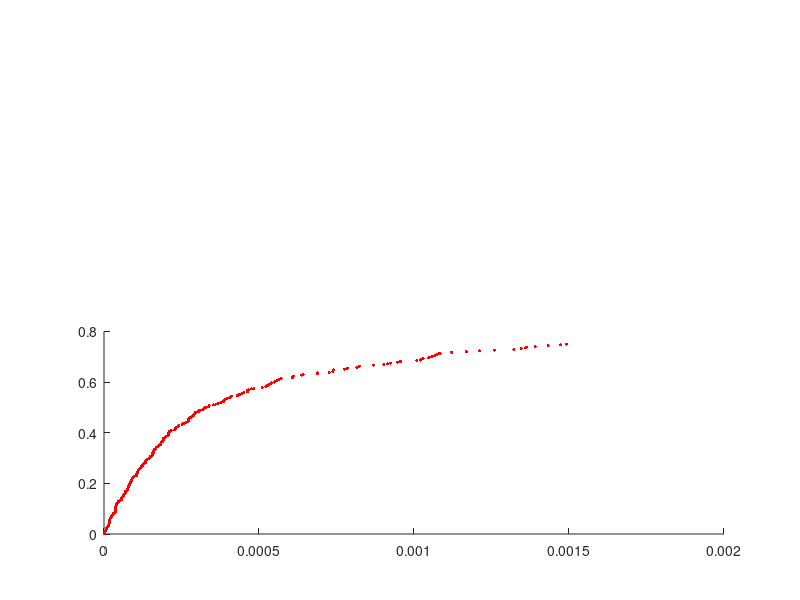

MATLAB code for this plot: (Note: this script raises an error after producing the figure.)
clearvars;
close all;

% This code is meant to track a single protein (RAD51 only, no
% competition) that binds to and unbinds from a ssDNA lattice at low
% concentrations. Rather than having a constant concentration over time,
% individual protein populations will be tracked. This utilizes the SSA for
% stochastic simulations. Now cooperativity will be included, but still no
% competition.

N = 1000;    %length of ssDNA
n = 3;  %length of protein (RAD51)

MaxEvents = 250;   %maximum number of events to occur
InitialFree = 1000;    %initial number of proteins that are around the lattice

k_on = 1;   %kinetic rate constant for protein binding
k_off = 1;  %kinetic rate constant for protein unbinding
w = 1;  %cooperativity constant

% Memory Allocation
X_Locations = zeros(3,MaxEvents);   %number of free locations on the DNA lattice over time
X_Free = zeros(1,MaxEvents);    %number of free proteins with each event
X_Free(1) = InitialFree;    %records initial amount of free proteins
X_Bound = zeros(1,MaxEvents);   %number of bound proteins on the lattice with each event (lattice is initially empty)
Populations = zeros(3,MaxEvents);   %combined array tracking populations of bound/free proteins and free locations
a_P = zeros(4,MaxEvents);   %propensity functions
t = zeros(1,MaxEvents+1); %time tracker
dt = zeros(1,MaxEvents);    %records each time interval in the simulation
EventHistory = zeros(4,MaxEvents);  %records where each event occurs at each step
    % 1 - Isolated Binding
    % 2 - Singly Contiguous Binding
    % 3 - Doubly Contiguous Binding
    % 4 - Unbinding
FracCover = zeros(1,MaxEvents+1);   %tracks saturation of ssDNA lattice

DNA = zeros(1,N);   %ssDNA lattice
BoundAtSpot = zeros(1,N);   %used to record where proteins are bound

Event = 0;  %counts number of events which have occured
for i = 1:MaxEvents
    Event = Event+1;    %increases event counter
    
    % Location Counter %%%%%%%%%%%%%%%%%%%%%%%%%%%%%%%%%%%%%%%%%%%%%%%%%%%%
    clear LeftEdges RightEdges GapSize AvailablePerGap DC_AvailableLocations SC_AvailableLocations I_AvailableLocations
    AvailableLocations = [];    %initializes an array to track available locations
    LeftEdges = find(diff([1 DNA 1]) == -1);    %all left edges of any gaps
    RightEdges = find(diff([1 DNA 1]) == 1);    %all right edges of any gaps
    GapSize = RightEdges-LeftEdges; %gap size of each gap on the lattice
    LeftEdges(GapSize < n) = [];    %clears position of any gap that is too small for binding
    GapSize(GapSize < n) = [];      %clears any gap that is too small for binding
    AvailablePerGap = GapSize-(n-1);    %number of available spaces per gap
    for a = 1:numel(GapSize)
        AvailableLocations = [AvailableLocations,LeftEdges(a):1:LeftEdges(a)+AvailablePerGap(a)-1]; %all available binding locations
    end
    DC_AvailableLocations = LeftEdges(GapSize == n);    %list of all doubly contiguous binding locations
    DC_AvailableLocations(DC_AvailableLocations == 1 | DC_AvailableLocations == N-(n-1)) = [];  %clears first and last position of lattice from DC
    
    SC_AvailableLocations = sort([AvailableLocations(diff([0,diff(AvailableLocations) == 1,0])>0),AvailableLocations(diff([0,diff(AvailableLocations) == 1,0])<0)]);    %calcualtes positon of all SC locations
    if ismember(1,SC_AvailableLocations)==1 && DNA(n) == 0  %if first location isn't really SC
        SC_AvailableLocations(SC_AvailableLocations==1) = [];   %...clear it
    end
    if ismember(N-(n-1),SC_AvailableLocations)==1 && DNA(N-n) == 0  %do the same thing with the last location on the lattice
        SC_AvailableLocations(SC_AvailableLocations==N-(n-1)) = [];
    end
    
    I_AvailableLocations = AvailableLocations(~ismember(AvailableLocations,DC_AvailableLocations)); %removes DC locations from available list of isolated locations
    I_AvailableLocations = I_AvailableLocations(~ismember(I_AvailableLocations,SC_AvailableLocations)); %removes SC locations from available list
    
    X_Locations(:,Event) = [numel(I_AvailableLocations);numel(SC_AvailableLocations);numel(DC_AvailableLocations)]; %number of free locations on the lattice
        %1 - Isolated
        %2 - Singly Contiguous
        %3 - Doubly Contiguous
    X_Bound(Event) = numel(find(BoundAtSpot == 1)); %number of proteins bound to the lattice
    BoundLocations = find(BoundAtSpot == 1);    %list of locations where proteins are bound
    %%%%%%%%%%%%%%%%%%%%%%%%%%%%%%%%%%%%%%%%%%%%%%%%%%%%%%%%%%%%%%%%%%%%%%%
    a_P(:,Event) = [k_on*X_Locations(1,Event)*X_Free(Event);k_on*X_Locations(2,Event)*X_Free(Event)*w;k_on*X_Locations(3,Event)*X_Free(Event)*(w^2);k_off*X_Bound(Event)];
        % 1 - Binding Reaction (I)
        % 2 - Binding Reaction (SC)
        % 3 - Binding Reaction (DC)
        % 4 - Unbinding Reaction
    Rands = [rand,rand];    %random numbers for Monte Carlo step
    dt(Event) = (1/sum(a_P(:,Event)))*log(1/Rands(1));   %time step calculation
    
    if Rands(2)*sum(a_P(:,Event)) < a_P(1,Event)    %isolated binding reactions (via SSA)
        I_BindLocation = I_AvailableLocations(randi(numel(I_AvailableLocations)));   %selects random location for binding
        DNA(I_BindLocation:I_BindLocation+(n-1)) = 1;   %binds protein
        X_Free(Event+1) = X_Free(Event)-1;  %updates free protein tracker (decrease by 1)
        BoundAtSpot(I_BindLocation) = 1;  %records where proteins are bound
        EventHistory(1,Event) = I_BindLocation;   %records where event happened
    elseif Rands(2)*sum(a_P(:,Event)) < sum(a_P(1:2,Event))    %singly contiguous binding reaction
        SC_BindLocation = SC_AvailableLocations(randi(numel(SC_AvailableLocations)));   %selects random location for binding
        DNA(SC_BindLocation:SC_BindLocation+(n-1)) = 1; %binds protein
        X_Free(Event+1) = X_Free(Event)-1;  %updates free protein tracker
        BoundAtSpot(SC_BindLocation) = 1;   %records where protein is now bound
        EventHistory(2,Event) = SC_BindLocation;    %records where the event happened
    elseif Rands(2)*sum(a_P(:,Event)) < sum(a_P(1:3,Event))    %doubly contiguous binding event
        DC_BindLocation = DC_AvailableLocations(randi(numel(DC_AvailableLocations)));   %selects random location for binding
        DNA(DC_BindLocation:DC_BindLocation+(n-1)) = 1; %binds protein
        X_Free(Event+1) = X_Free(Event)-1;  %updates free protein tracker
        BoundAtSpot(DC_BindLocation) = 1;   %records where protein is now bound
        EventHistory(3,Event) = DC_BindLocation;    %records where the event happened
    else   %unbinding reaction
        UnbindLocation = BoundLocations(randi(X_Bound(Event)));     %selects random protein to unbind from lattice
        DNA(UnbindLocation:UnbindLocation+(n-1)) = 0;   %unbinds protein
        X_Free(Event+1) = X_Free(Event)+1;  %updates free protein tracker (increase by 1)
        BoundAtSpot(UnbindLocation) = 0;    %updates BoundAtSpot
        EventHistory(4,Event) = UnbindLocation;
    end
    
    t(Event+1) = t(Event)+dt(Event);    %updates timer by advancing time according to the calculated time step
    FracCover(Event+1) = numel(find(DNA == 1))/N;   %calcualtes saturation level of ssDNA lattice
    if mod(numel(find(DNA == 1)),n) ~= 0  %if there isn't an integer number of bound proteins...
        disp('BROKEN PROTEIN');
        break  %ERROR STOP
    end
end

figure(1);
subplot(2,2,[3,4]);
scatter(t,FracCover,5,'r','filled');
hold on;
yline(n*InitialFree/N,'--k','Maximum Saturation');
xlim([0 t(end)]);
xlabel('Time, t');
ylim([0 1]);
ylabel('Saturation Level');
title(['Low Protein Population (Initial X: ', num2str(InitialFree), ')']);
box on;
subplot(2,2,1);
scatter(t(1:end-1),X_Bound,5,'r','filled');
hold on;
scatter(t,X_Free,5,'b','filled');
xlim([0 t(end)]);   xlabel('Time, t');
ylim([0 InitialFree]); ylabel('Population, X');
title('Protein Populations');
box on;
legend('Bound','Free','Location','east');
subplot(2,2,2);
scatter(t(1:end-1),X_Locations(1,:),5,'r','filled'); hold on;    %Isolated locations
scatter(t(1:end-1),X_Locations(2,:),5,'b','filled');    %Singly Contiguous locations
scatter(t(1:end-1),X_Locations(3,:),5,'g','filled');    %Doubly Contiguous locations
scatter(t(1:end-1),sum(X_Locations(1:3,:)),5,'k','filled');   %total free locations
xlim([0 t(end)]); xlabel('Time, t');
ylim([0 N]);    ylabel('Free Locations');
legend('Isolated','Singly Contiguous','Doubly Contiguous','Total','Location','Northeast');
title('Available Locations');
box on;